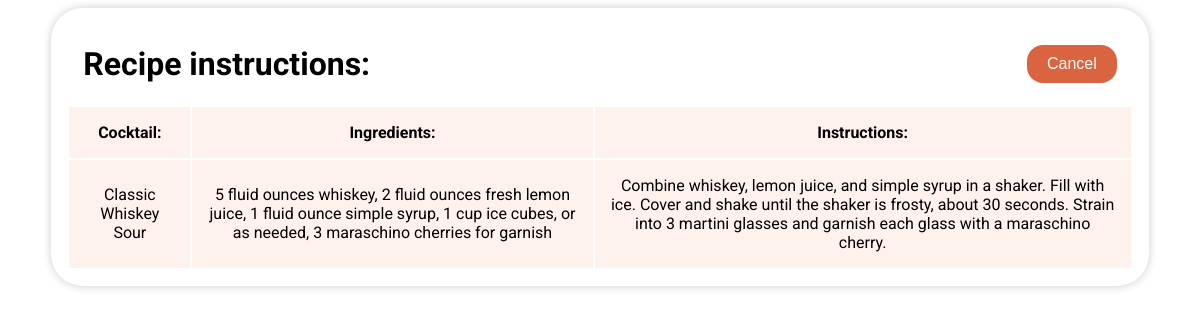
/view/13/ (signed in), run on the app's committed database.
### recipes/models.py (models this page shows, shortened)
class Cocktail(models.Model):
    name = models.CharField(max_length=128, null=True, blank=True)
    ingredients = models.TextField(null=True, blank=True)
    instructions = models.TextField(null=True, blank=True)
    user = models.ForeignKey(User, on_delete=models.CASCADE, null=True, blank=True)
    created_at = models.DateTimeField(auto_now_add=True)
    class Meta:
        ordering = ['created_at']

### recipes/views.py (the view)
# urls.py: path('view/<int:pk>/', ViewRecipe.as_view(), name='view'),
class ViewRecipe(LoginRequiredMixin, DetailView):
    model = Cocktail
    template_name = 'recipes/cocktail.html'
    success_url = reverse_lazy('recipeList')

### templates/recipes/cocktail.html
{% extends 'recipes/base.html' %}
{% block content %}
<div>
    <div class="header">
        <h1>Recipe instructions:</h1>
        <button><a href="{% url 'recipeList' %}">Cancel</a></button>
    </div>
    <table>
        <tr class="row">
            <th>Cocktail:</th>
            <th>Ingredients:</th>
            <th>Instructions:</th>
        </tr>
        <tr class="row">
            <td>{{ object.name }}</td>
            <td>{{ object.ingredients }}</td>
            <td>{{ object.instructions }}</td>
        </tr>
    </table>
</div>
{% endblock content %}

### recipes/static/recipes/styles.css (style rules this page uses)
html { font-family: 'Roboto', sans-serif; font-weight: normal; color: black; font-size: 16px; height: 100%; margin: 0; padding: 0; }
.header { display: flex; justify-content: space-between; margin: 0; padding: 0 16px; align-items: center; }
a { text-decoration: none; color: white; }
th, td { text-align: center; padding: 16px; }
.row { background-color: rgb(255, 241, 236); }
button { padding: 10px 20px; border: none; border-radius: 16px; background-color: rgb(219, 100, 64); color: white; font-size: 16px; cursor: pointer; }

### data on the page
Cocktail: name "Classic Whiskey Sour", ingredients "5 fluid ounces whiskey, 2 fluid ounces fresh lemon juice, 1 fluid ounce simple syrup, 1 cup ice cubes, or as needed, 3 maraschino cherries for garnish", instructions "Combine whiskey, lemon juice, and simple syrup in a shaker. Fill with ice. Cover and shake until the shaker is frosty, about 30 seconds. Strain into 3 martini glasses and garnish each glass with a maraschino cherry."
